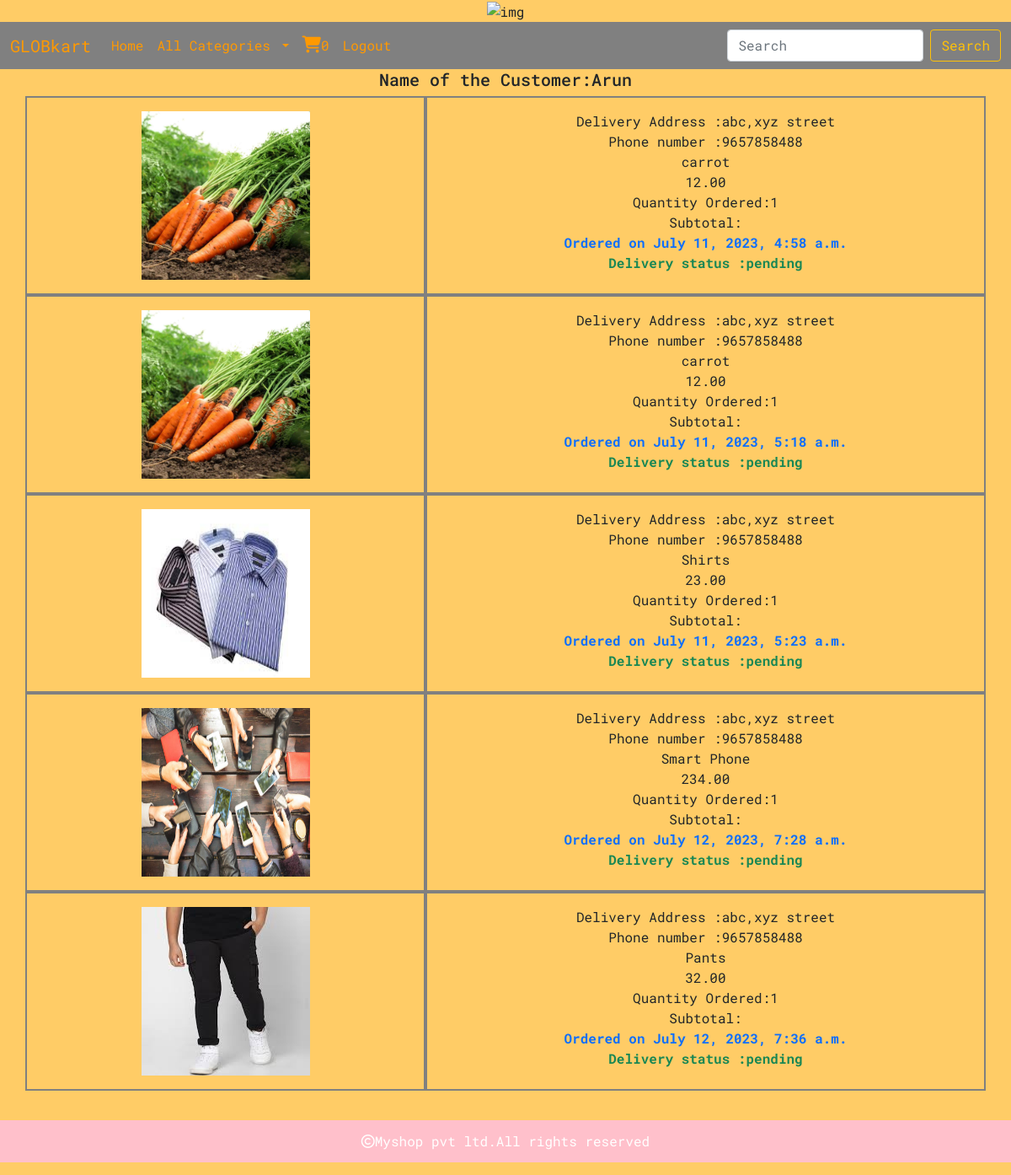
/cart/orderview/ (signed in), run on the app's committed database.
### cart/models.py (models this page shows, shortened)
class Order(models.Model):
    user=models.ForeignKey(User,on_delete=models.CASCADE)
    products=models.ForeignKey(Product,on_delete=models.CASCADE)
    address=models.TextField()
    phone=models.CharField(max_length=100)
    order_status=models.CharField(max_length=30,default='pending')
    delivery_status=models.CharField(max_length=30,default='pending')
    noofitems=models.IntegerField()
    date_added=models.DateTimeField(auto_now_add=True)

### shop/models.py (models this page shows)
class Product(models.Model):
    name=models.CharField(max_length=250,unique=True)
    slug=models.SlugField(max_length=250, unique=True)
    description=models.TextField(blank=True)
    price=models.DecimalField(max_digits=10,decimal_places=2)
    category=models.ForeignKey(Category,on_delete=models.CASCADE)
    image=models.ImageField(upload_to='image/products',null=True,blank=True)
    stock=models.IntegerField()
    available=models.BooleanField(default=True)
    created=models.DateTimeField(auto_now_add=True)
    updated=models.DateTimeField(auto_now=True)

### cart/views.py (the view)
# urls.py: path('orderview/',views.orderview,name="orderview"),
@login_required
def orderview(request):
    u = request.user
    o = Order.objects.filter(user=u, order_status="paid")
    return render(request, 'orderview.html', {'o': o, 'name': u.username})

### cart/context_processors.py (called while the page is built)
def counter(request):
    item_count=0
    if request.user.is_authenticated:
       user=request.user
       try:
           cart=Cart.objects.filter(user=user)
           for i in cart:
               item_count+=i.quantity
       except:
           item_count=0
    return{'item_count':item_count}

### shop/context_processors.py (called while the page is built)
def menu_links(request):
    links=Category.objects.all()
    return {'links':links}

### template/orderview.html
{% extends 'base.html' %}
{% load static %}
{% block content %}
<div class="container" style="margin-bottom:100px;">
    <div class="row">
        <h5 class="text-center">Name of the Customer:{{name}}</h5>
        {% for i in o %}
        <div class="col-sm-5 py-3" style="border:2px solid gray">
          <center><img src="{{i.products.image.url}}" height="200px" width="200px"></center>
        </div>
        <div class="col-sm-7 py-3 text-center" style="border:2px solid gray">
            Delivery Address :{{i.address}}<br>
            Phone number :{{i.phone}}<br>
            {{i.products.name}}<br>
            {{i.products.price}}<br>
            Quantity Ordered:{{i.noofitems}}<br>
            Subtotal:{{i.subtotal}}<br>
            <strong class="text-primary">Ordered on {{i.date_added}}</strong><br>
            <strong class="text-success">Delivery status :{{i.delivery_status}}</strong>
    </div>
        {% endfor %}
    </div>
</div>
{% endblock %}

### static/css/custom.css (style rules this page uses)
body { background-color: rgb(255, 204, 102); font-family: 'Roboto Mono', monospace; }

### data on the page
Order: products.image (picture), address "abc,xyz street", phone "9657858488", products.name "carrot", products.price "12.00", noofitems "1", date_added "July 11, 2023, 4:58 a.m.", delivery_status "pending"
Order: products.image (picture), address "abc,xyz street", phone "9657858488", products.name "carrot", products.price "12.00", noofitems "1", date_added "July 11, 2023, 5:18 a.m.", delivery_status "pending"
Order: products.image (picture), address "abc,xyz street", phone "9657858488", products.name "Shirts", products.price "23.00", noofitems "1", date_added "July 11, 2023, 5:23 a.m.", delivery_status "pending"
Order: products.image (picture), address "abc,xyz street", phone "9657858488", products.name "Smart Phone", products.price "234.00", noofitems "1", date_added "July 12, 2023, 7:28 a.m.", delivery_status "pending"
Order: products.image (picture), address "abc,xyz street", phone "9657858488", products.name "Pants", products.price "32.00", noofitems "1", date_added "July 12, 2023, 7:36 a.m.", delivery_status "pending"

### other printed values
{{ item_count }} "0"
{{ name }} "Arun"
